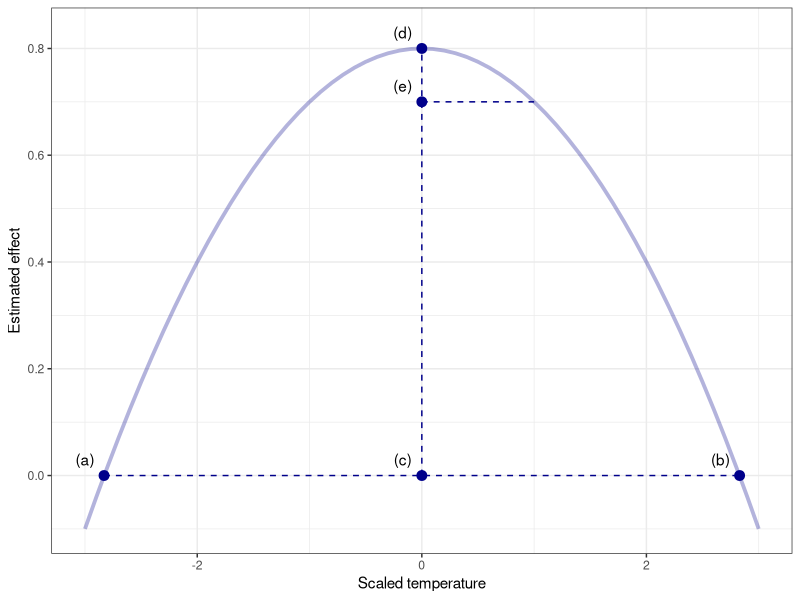

Source code (R):
library(ggplot2)

d = data.frame(x = seq(-3,3,by=0.1))
a = 0.8
b = 0
c = -0.1
d$y = a + b*d$x + c*d$x*d$x


g1 = ggplot(d, aes(x,y)) + 
  geom_line(col="darkblue",size=1.3,alpha=0.3) + 
  theme_bw() + 
  ylab("Estimated effect") + 
  xlab("Scaled temperature") +
  geom_point(data = data.frame(x=c(-2.83,0,2.83,0,0),y=c(0,0,0,0.7,0.8)), col="darkblue",size=3) + 
  geom_text(data = data.frame(x=-3,y=0.03), label="(a)") + 
  geom_text(data = data.frame(x=2.83-0.17,y=0.03), label="(b)") +
  geom_text(data = data.frame(x=-0.17,y=0.03), label="(c)") + 
  geom_text(data = data.frame(x=-0.17,y=0.73), label="(e)") + 
  geom_text(data = data.frame(x=-0.17,y=0.83), label="(d)") + 
  geom_line(data = data.frame(x = c(-2.83,2.83), y = c(0,0)), col="darkblue",linetype="dashed") +
  geom_line(data = data.frame(x = c(0,1), y = c(0.7,0.7)), col="darkblue",linetype="dashed") +
  geom_line(data = data.frame(x = c(0,0), y = c(0,0.8)), col="darkblue",linetype="dashed")

ggsave(plot = g1, filename="plots/Figure_1.png")

